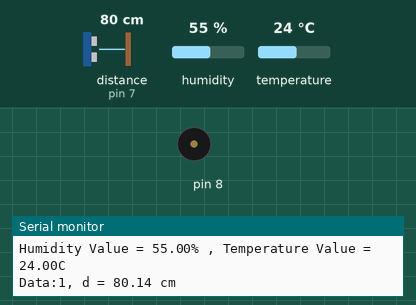
Recording of a sketch running on a simulated Arduino Uno, built with avr-gcc and run on an emulated ATmega328P. Shown: buzzer (waves = sounding), the last lines printed to the serial monitor. Wiring (inferred from the names in the program): ultrasonic range finder: trigger pin 5; echo pin 7. The test bench sets the inputs (shaded band); at power-on: distance to the obstacle (sensor on pin 7) 80 cm, humidity 55 %, temperature 24 °C. The echo pulse lasts 58.3 µs per cm.

Above: at 2.3 s.
2.4 s: distance to the obstacle (sensor on pin 7) set to 23 cm
6.7 s: distance to the obstacle (sensor on pin 7) set to 19 cm
At 9.1 s:
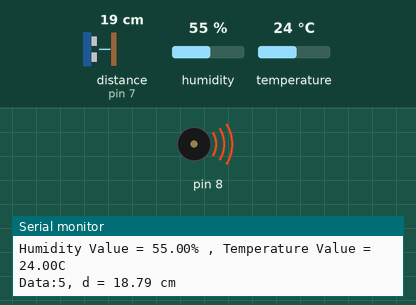
14.5 s: humidity set to 88 %
18.0 s: humidity set to 91 %
At 19.4 s:
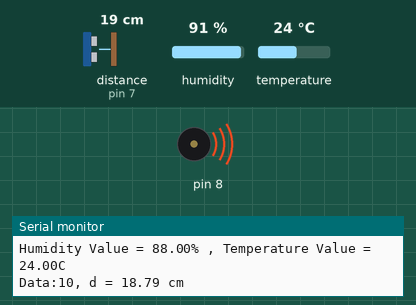
21.5 s: distance to the obstacle (sensor on pin 7) set to 299 cm
Timing chart, 0 to 33.8 s (numbered marks = the images above; inputs shaded):
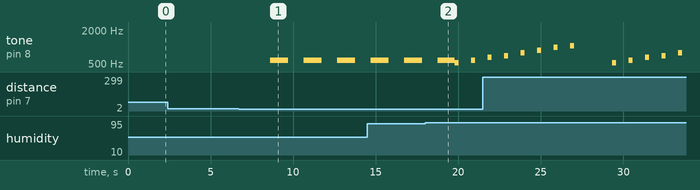

The sketch:

HW2.ino
```cpp
//ping
const int trig = 5;
const int echo = 7;
const int inter_time = 1000;
int time = 0;

//buzzer
#include "pitches.h"
int thisNote = 0;
int melody[] = {

  NOTE_C5, NOTE_D5, NOTE_E5, NOTE_F5, NOTE_G5, NOTE_A5, NOTE_B5, NOTE_C6};

int duration = 250;  // 500 miliseconds

//DHT
#include "DHT.h"
#define DHT_Type DHT11
#define DHT11_PIN A0
DHT DhtObj(DHT11_PIN, DHT_Type);

void setup() {

 Serial.begin(9600);   //ping
  pinMode (trig, OUTPUT);
  pinMode (echo, INPUT);


}

void loop() {

  Serial.print("Humidity Value = ");  //DHT
  Serial.print(DhtObj.readHumidity());
  Serial.print("% , ");

  Serial.print("Temperature Value = ");
  Serial.print(DhtObj.readTemperature());
  Serial.println("C ");

 if (DhtObj.readHumidity() >= 90)
    {
      for (int thisNote = 0; thisNote < 8; thisNote++) {
      tone(8, melody[thisNote], duration);
      delay(1000);
      }
    }


  float duration, distance; //ping
  digitalWrite(trig, HIGH);
  delayMicroseconds(1000);
  digitalWrite(trig, LOW);
  duration = pulseIn (echo, HIGH);
  distance = (duration/2)/29;
  Serial.print("Data:");
  Serial.print (time/1000);
  Serial.print(", d = ");
  Serial.print(distance);
  Serial.println(" cm");
  time = time + inter_time;
  delay(inter_time);

if (distance <= 10)
   {
    tone(8, melody[7], duration);

    delay(500);
   }
   if (distance >10 and distance <20 )
   {
    tone(8, melody[1], duration);
    delay(500);
   }

 delay(500); //每0.5秒偵測一次
}
```

Measured:
- the behaviour switches between 21 and 20 cm on distance to the obstacle (sensor on pin 7) (found by bisection; images 0 and 1)
- the behaviour switches between 89 and 90 % on humidity (found by bisection; images 1 and 2)
- after the input at 6.7 s, tone on pin 8: alternates 587 Hz for 1.1 s and silent for 0.94 s, starting after 1.9 s
